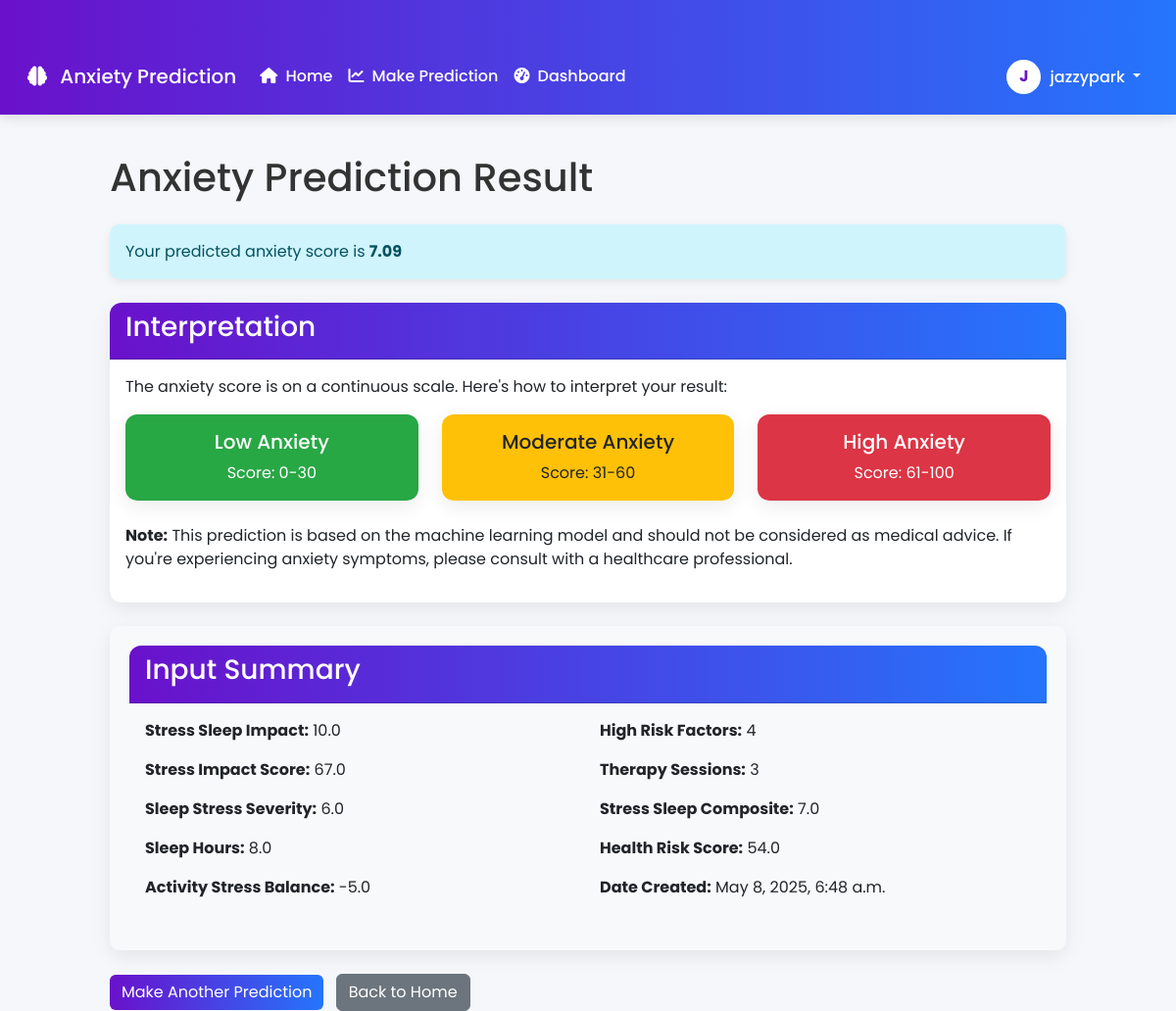
/predict/result/2/ (signed in), run on the app's committed database.
### anxiety_app/models.py (models this page shows, shortened)
class AnxietyPrediction(models.Model):
    user = models.ForeignKey(User, on_delete=models.CASCADE, related_name='predictions')
    stress_sleep_impact = models.FloatField()
    stress_impact_score = models.FloatField()
    sleep_stress_severity = models.FloatField()
    sleep_hours = models.FloatField()
    activity_stress_balance = models.FloatField()
    high_risk_factors = models.IntegerField()
    therapy_sessions = models.IntegerField()
    stress_sleep_composite = models.FloatField()
    health_risk_score = models.FloatField()
    predicted_anxiety = models.FloatField(null=True, blank=True)
    created_at = models.DateTimeField(auto_now_add=True)
    class Meta:
        ordering = ['-created_at']

### anxiety_app/views.py (the view)
# urls.py: path('predict/result/<int:pk>/', views.prediction_result_view, name='prediction_result'),
@login_required(login_url='login')
def prediction_result_view(request, pk):
    prediction = AnxietyPrediction.objects.get(pk=pk)
    if prediction.user != request.user:
        messages.error(request, "You do not have permission to view this prediction.")
        return redirect('dashboard')
    return render(request, 'anxiety_app/prediction_result.html', {'prediction': prediction})

### anxiety_app/templates/anxiety_app/prediction_result.html (shortened to what this page needs)
{% extends 'anxiety_app/base.html' %}
{% block content %}
<div class="row justify-content-center">
    <div class="col-md-10">
        <h1 class="mb-4">Anxiety Prediction Result</h1>
        <div class="alert alert-info mb-4">
            Your predicted anxiety score is <strong>{{ prediction.predicted_anxiety|floatformat:2 }}</strong>
        </div>
        <div class="card mb-4">
            <div class="card-header">
                <h3>Interpretation</h3>
            </div>
            <div class="card-body">
                <p>The anxiety score is on a continuous scale. Here's how to interpret your result:</p>
                <div class="row mt-3">
                    <div class="col-md-4">
                        <div class="card bg-success text-white">
                            <div class="card-body text-center">
                                <h5 class="card-title">Low Anxiety</h5>
                                <p class="card-text">Score: 0-30</p>
                            </div>
                        </div>
                    </div>
                    <div class="col-md-4">
                        <div class="card bg-warning text-dark">
                            <div class="card-body text-center">
                                <h5 class="card-title">Moderate Anxiety</h5>
                                <p class="card-text">Score: 31-60</p>
                            </div>
                        </div>
                    </div>
                    <div class="col-md-4">
                        <div class="card bg-danger text-white">
                            <div class="card-body text-center">
                                <h5 class="card-title">High Anxiety</h5>
                                <p class="card-text">Score: 61-100</p>
                            </div>
                        </div>
                    </div>
                </div>
                <p class="mt-4">
                    <strong>Note:</strong> This prediction is based on the machine learning model and should not be considered as medical advice.
                    If you're experiencing anxiety symptoms, please consult with a healthcare professional.
                </p>
            </div>
        </div>
        <div class="card prediction-result">
            <div class="card-header">
                <h3>Input Summary</h3>
            </div>
            <div class="card-body">
                <div class="row">
                    <div class="col-md-6">
                        <p><strong>Stress Sleep Impact:</strong> {{ prediction.stress_sleep_impact }}</p>
                        <p><strong>Stress Impact Score:</strong> {{ prediction.stress_impact_score }}</p>
                        <p><strong>Sleep Stress Severity:</strong> {{ prediction.sleep_stress_severity }}</p>
                        <p><strong>Sleep Hours:</strong> {{ prediction.sleep_hours }}</p>
                        <p><strong>Activity Stress Balance:</strong> {{ prediction.activity_stress_balance }}</p>
                    </div>
                    <div class="col-md-6">
                        <p><strong>High Risk Factors:</strong> {{ prediction.high_risk_factors }}</p>
                        <p><strong>Therapy Sessions:</strong> {{ prediction.therapy_sessions }}</p>
                        <p><strong>Stress Sleep Composite:</strong> {{ prediction.stress_sleep_composite }}</p>
                        <p><strong>Health Risk Score:</strong> {{ prediction.health_risk_score }}</p>
                        <p><strong>Date Created:</strong> {{ prediction.created_at|date:"F j, Y, g:i a" }}</p>
                    </div>
                </div>
            </div>
        </div>
        <div class="mt-4">
            <a href="{% url 'prediction_form' %}" class="btn btn-primary">Make Another Prediction</a>
            <a href="{% url 'home' %}" class="btn btn-secondary ms-2">Back to Home</a>
        </div>
    </div>
</div>
{% endblock %}

### anxiety_app/templates/anxiety_app/base.html (shortened to what this page needs)
<!DOCTYPE html>
<html lang="en">
<head>
    <link href="https://cdn.jsdelivr.net/npm/bootstrap@5.3.0-alpha1/dist/css/bootstrap.min.css" rel="stylesheet">
    <link rel="stylesheet" href="https://cdnjs.cloudflare.com/ajax/libs/font-awesome/6.4.0/css/all.min.css">
</head>
<body>
    <nav class="navbar navbar-expand-lg navbar-dark">
        <div class="container">
            <a class="navbar-brand" href="{% url 'home' %}">
                <i class="fas fa-brain me-2"></i>
                Anxiety Prediction
            </a>
            <div class="collapse navbar-collapse" id="navbarNav">
                <ul class="navbar-nav me-auto">
                    <li class="nav-item">
                        <a class="nav-link" href="{% url 'home' %}">
                            <i class="fas fa-home me-1"></i> Home
                        </a>
                    </li>
                    {% if user.is_authenticated %}
                        <li class="nav-item">
                            <a class="nav-link" href="{% url 'prediction_form' %}">
                                <i class="fas fa-chart-line me-1"></i> Make Prediction
                            </a>
                        </li>
                        <li class="nav-item">
                            <a class="nav-link" href="{% url 'dashboard' %}">
                                <i class="fas fa-tachometer-alt me-1"></i> Dashboard
                            </a>
                        </li>
                    {% endif %}
                </ul>
                <ul class="navbar-nav">
                    {% if user.is_authenticated %}
                        <li class="nav-item dropdown">
                            <a class="nav-link dropdown-toggle" href="#" id="navbarDropdown" role="button" data-bs-toggle="dropdown" aria-expanded="false">
                                <div class="avatar">{{ user.username.0|upper }}</div>
                                {{ user.username }}
                            </a>
                        </li>
                    {% endif %}
                </ul>
            </div>
        </div>
    </nav>
    <div class="container">
        {% block content %}{% endblock %}
    </div>
</body>
</html>

### anxiety_app/templates/anxiety_app/base.html (style rules this page uses)
:root { --primary-color: #6a11cb; --primary-gradient: linear-gradient(to right, #6a11cb, #2575fc); --secondary-color: #2575fc; --text-color: #333; --light-color: #f8f9fa; --dark-color: #343a40; --success-color: #28a745; --warning-color: #ffc107; --danger-color: #dc3545; }
body { font-family: 'Poppins', sans-serif; background-color: #f5f7fa; color: var(--text-color); }
.container { max-width: 1200px; margin-top: 40px; }
.navbar { background: var(--primary-gradient); box-shadow: 0 4px 12px rgba(0, 0, 0, 0.1); padding: 0.8rem 1rem; }
.navbar-brand, .navbar-nav .nav-link { color: white !important; font-weight: 500; }
.btn-primary { background: var(--primary-gradient); border: none; transition: all 0.3s ease; }
.card { border: none; border-radius: 12px; box-shadow: 0 6px 20px rgba(0, 0, 0, 0.08); transition: transform 0.3s ease; }
.card-header { background: var(--primary-gradient); color: white; font-weight: 600; border-radius: 12px 12px 0 0 !important; }
.prediction-result { background-color: var(--light-color); padding: 20px; border-radius: 10px; margin-top: 20px; }
.avatar { width: 35px; height: 35px; border-radius: 50%; background-color: #fff; color: var(--primary-color); display: inline-flex; align-items: center; justify-content: center; margin-right: 5px; font-weight: bold; border: 2px solid rgba(255, 255, 255, 0.3); }
.alert { border-radius: 10px; border: none; box-shadow: 0 3px 10px rgba(0, 0, 0, 0.08); }
.bg-success { background-color: var(--success-color) !important; }
.bg-warning { background-color: var(--warning-color) !important; }
.bg-danger { background-color: var(--danger-color) !important; }
.container { animation: fadeIn 0.5s ease-out; }

### data on the page
AnxietyPrediction: predicted_anxiety "7.09", stress_sleep_impact "10.0", stress_impact_score "67.0", sleep_stress_severity "6.0", sleep_hours "8.0", activity_stress_balance "-5.0", high_risk_factors "4", therapy_sessions "3", stress_sleep_composite "7.0", health_risk_score "54.0", created_at "May 8, 2025, 6:48 a.m."

### other printed values
{{ user.username.0|upper }} "J"
{{ user.username }} "jazzypark"
